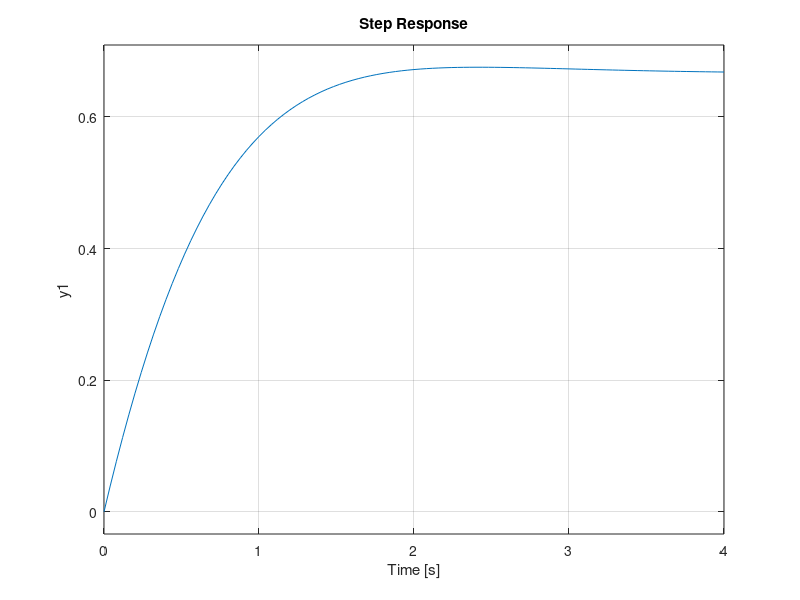

Recreate this plot in MATLAB.
% Example 5.17

clear all; clc
num = [1 2]; 
den = [1 3 3]; 
H = tf(num, den)
subplot(121); impulse(H); grid on
subplot(122); step(H); grid on
